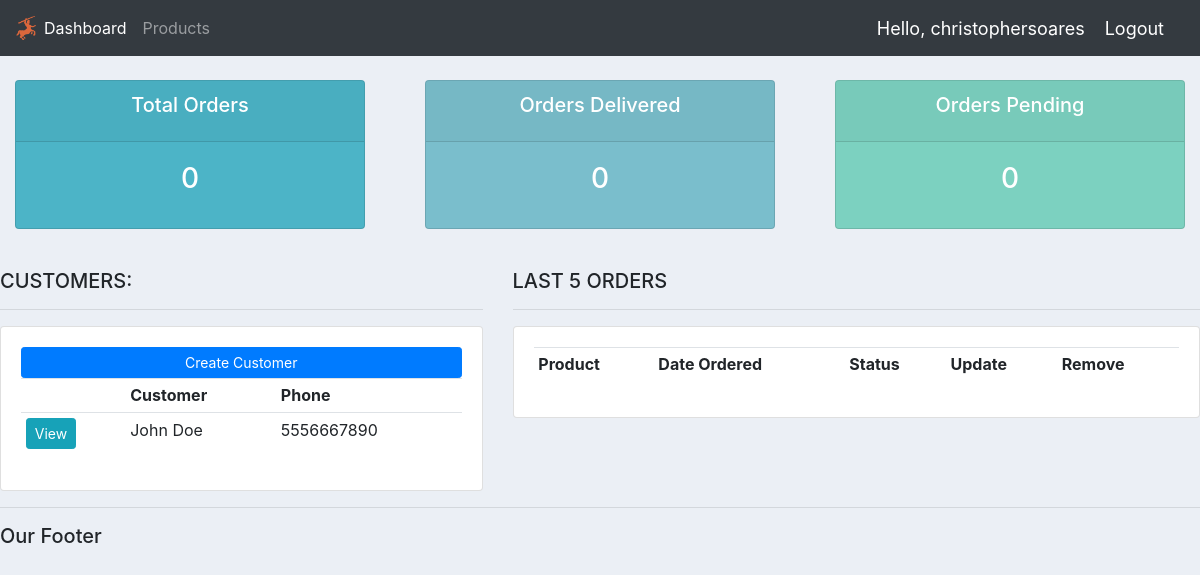
Page / (signed in) on the earlier database version.
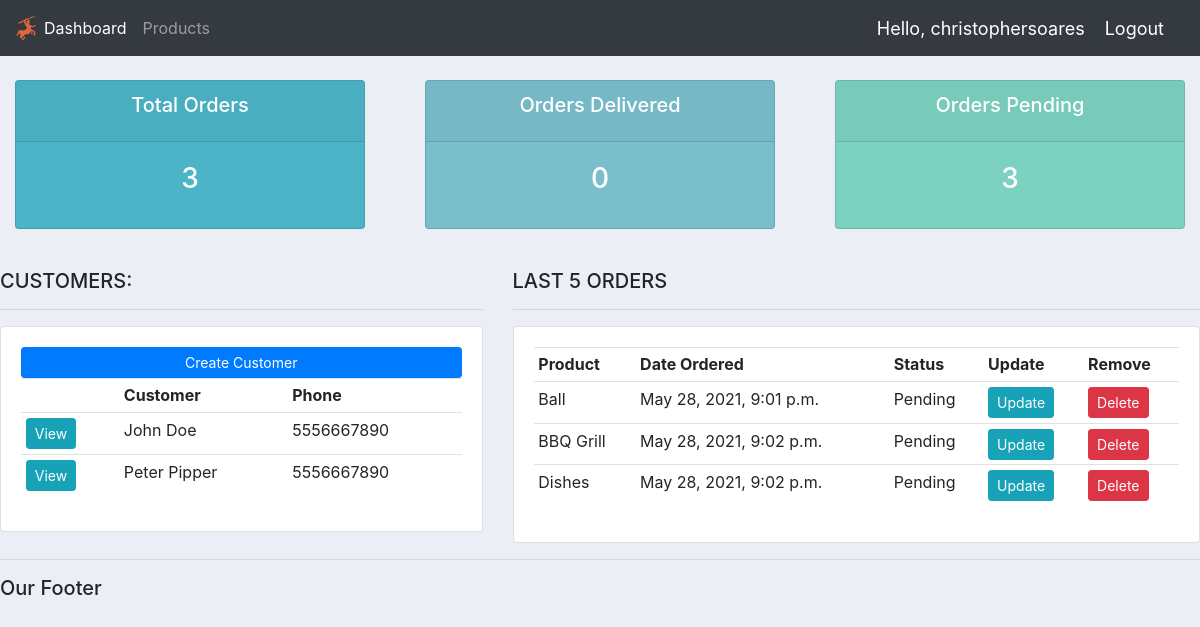
Same page on the later database version.
### accounts/models.py (models this page shows, shortened)
class Customer(models.Model):
    name = models.CharField(max_length=200, null=True)
    phone = models.CharField(max_length=200, null=True)
    email = models.CharField(max_length=200, null=True)
    date_created = models.DateTimeField(auto_now_add=True, null=True)

class Order(models.Model):
    STATUS = (
        ('Pending', 'Pending'),
        ('Out for delivery', 'Out for delivery'),
        ('Delivered', 'Delivered')
        )
    customer = models.ForeignKey(Customer, null=True, on_delete= models.SET_NULL)
    product =  models.ForeignKey(Product, null=True, on_delete= models.SET_NULL)
    date_created = models.DateTimeField(auto_now_add=True, null=True)
    status = models.CharField(max_length=200, null=True, choices=STATUS)
    note = models.CharField(max_length=1000, null=True)

class Product(models.Model):
    CATEGORY = (
        ('Indoor', 'Indoor'),
        ('Outdoor', 'Outdoor'),
        )
    name = models.CharField(max_length=200, null=True)
    price = models.FloatField(null=True)
    category = models.CharField(max_length=200, null=True, choices=CATEGORY)
    description = models.CharField(max_length=200, null=True, blank=True)
    date_created = models.DateTimeField(auto_now_add=True, null=True)
    tags = models.ManyToManyField(Tag)
    def __str__(self):
        return self.name

### accounts/views.py (the view)
# urls.py: path('', views.home, name='home'),
@login_required(login_url='login')
def home(request):
    orders = Order.objects.all()
    customers = Customer.objects.all()
    total_customers = customers.count()
    total_orders = orders.count()
    delivered = orders.filter(status='Delivered').count()
    pending = orders.filter(status='Pending').count()
    context = {'orders':orders,'customers':customers, 'total_orders':total_orders, 'delivered':delivered, 'pending':pending}
    return render(request, 'accounts/dashboard.html', context)

### accounts/templates/accounts/dashboard.html
{% extends 'accounts/main.html' %}
{% block content %}
{% include 'accounts/status.html' %}
<br>
<div class="row">
    <div class="col-md-5">
        <h5>CUSTOMERS:</h5>
        <hr>
        <div class="card card-body">
            <a class="btn btn-primary btn-sm btn-block" href="">Create Customer</a>
            <table class="table table-sm">
                <tr>
                    <th></th>
                    <th>Customer</th>
                    <th>Phone</th>
                </tr>
                {% for customer in customers %}
                    <tr>
                        <td><a class="btn btn-sm btn-info" href="{% url 'customer' customer.id %}">View</a></td>
                        <td>{{customer.name}}</td>
                        <td>{{customer.phone}}</td>
                    </tr>
                {% endfor %}
            </table>
        </div>
    </div>
    <div class="col-md-7">
        <h5>LAST 5 ORDERS</h5>
        <hr>
        <div class="card card-body">
            <table class="table table-sm">
                <tr>
                    <th>Product</th>
                    <th>Date Ordered</th>
                    <th>Status</th>
                    <th>Update</th>
                    <th>Remove</th>
                </tr>
                {% for order in orders %}
                    <tr>
                        <td>{{order.product}}</td>
                        <td>{{order.date_created}}</td>
                        <td>{{order.status}}</td>
                        <td><a class="btn btn-sm btn-info" href="{% url 'update_order' order.id %}" >Update</a></td>
                        <td><a class="btn btn-sm btn-danger" href="{% url 'delete_order' order.id %}">Delete</a></td>
                    </tr>
                {% endfor %}
            </table>
        </div>
    </div>
</div>
{% endblock %}

Differences in the rows shown:
added Customer: name "Peter Pipper", phone "5556667890"
added Order: product "Ball", date_created "May 28, 2021, 9:01 p.m.", status "Pending"
added Order: product "BBQ Grill", date_created "May 28, 2021, 9:02 p.m.", status "Pending"
added Order: product "Dishes", date_created "May 28, 2021, 9:02 p.m.", status "Pending"
Other differences:
{{ total_orders }}: "0" → "3"
{{ pending }}: "0" → "3"
